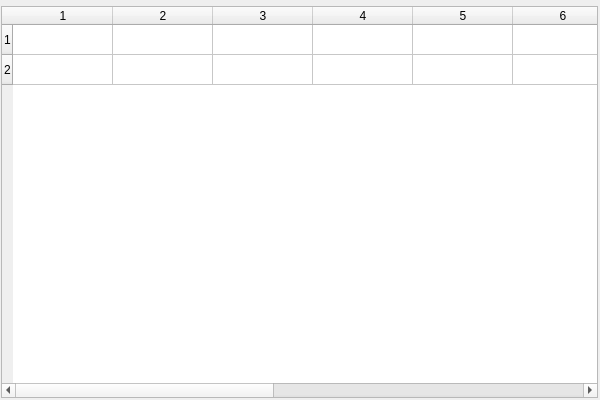
<?xml version="1.0" encoding="UTF-8"?>
<ui version="4.0">
 <class>SequencingWidgetClass</class>
 <widget class="QWidget" name="SequencingWidgetClass">
  <property name="geometry">
   <rect>
    <x>0</x>
    <y>0</y>
    <width>600</width>
    <height>400</height>
   </rect>
  </property>
  <property name="windowTitle">
   <string>SequencingWidget</string>
  </property>
  <layout class="QGridLayout" name="gridLayout">
   <property name="leftMargin">
    <number>1</number>
   </property>
   <property name="topMargin">
    <number>6</number>
   </property>
   <property name="rightMargin">
    <number>2</number>
   </property>
   <property name="bottomMargin">
    <number>2</number>
   </property>
   <item row="0" column="0">
    <widget class="QTableWidget" name="tableWidget_sequencingInfo">
     <property name="rowCount">
      <number>2</number>
     </property>
     <property name="columnCount">
      <number>11</number>
     </property>
     <row/>
     <row/>
     <column/>
     <column/>
     <column/>
     <column/>
     <column/>
     <column/>
     <column/>
     <column/>
     <column/>
     <column/>
     <column/>
    </widget>
   </item>
  </layout>
 </widget>
 <layoutdefault spacing="6" margin="11"/>
 <resources/>
 <connections/>
</ui>
